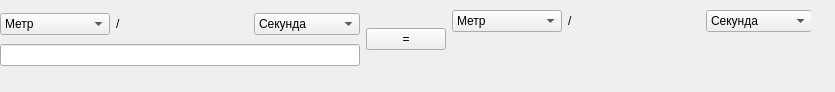
<?xml version="1.0" encoding="UTF-8"?>
<ui version="4.0">
 <class>Form</class>
 <widget class="QWidget" name="Form">
  <property name="geometry">
   <rect>
    <x>0</x>
    <y>0</y>
    <width>835</width>
    <height>92</height>
   </rect>
  </property>
  <property name="windowTitle">
   <string>Конвертор скоростей</string>
  </property>
  <widget class="QWidget" name="layoutWidget_2">
   <property name="geometry">
    <rect>
     <x>0</x>
     <y>10</y>
     <width>811</width>
     <height>59</height>
    </rect>
   </property>
   <layout class="QHBoxLayout" name="horizontalLayout_3">
    <item>
     <layout class="QVBoxLayout" name="verticalLayout">
      <item>
       <layout class="QHBoxLayout" name="horizontalLayout_2">
        <item>
         <widget class="QComboBox" name="input_step">
          <item>
           <property name="text">
            <string>Метр</string>
           </property>
          </item>
          <item>
           <property name="text">
            <string>Километр</string>
           </property>
          </item>
          <item>
           <property name="text">
            <string>Дециметр</string>
           </property>
          </item>
          <item>
           <property name="text">
            <string>Сантиметр</string>
           </property>
          </item>
          <item>
           <property name="text">
            <string>Миллиметр</string>
           </property>
          </item>
          <item>
           <property name="text">
            <string>Микрометр</string>
           </property>
          </item>
          <item>
           <property name="text">
            <string>Нанометр</string>
           </property>
          </item>
          <item>
           <property name="text">
            <string>Пикометр</string>
           </property>
          </item>
          <item>
           <property name="text">
            <string>Фемтометр</string>
           </property>
          </item>
          <item>
           <property name="text">
            <string>Лига</string>
           </property>
          </item>
          <item>
           <property name="text">
            <string>Миля</string>
           </property>
          </item>
          <item>
           <property name="text">
            <string>Ярд</string>
           </property>
          </item>
          <item>
           <property name="text">
            <string>Дюйм</string>
           </property>
          </item>
          <item>
           <property name="text">
            <string>Миля</string>
           </property>
          </item>
          <item>
           <property name="text">
            <string>Морская миля</string>
           </property>
          </item>
          <item>
           <property name="text">
            <string>r Земли</string>
           </property>
          </item>
          <item>
           <property name="text">
            <string>r Солнца</string>
           </property>
          </item>
          <item>
           <property name="text">
            <string>Свет. месяц</string>
           </property>
          </item>
          <item>
           <property name="text">
            <string>Свет. минута</string>
           </property>
          </item>
          <item>
           <property name="text">
            <string>А. е.</string>
           </property>
          </item>
          <item>
           <property name="text">
            <string>Свет. час</string>
           </property>
          </item>
          <item>
           <property name="text">
            <string>Свет. сутки</string>
           </property>
          </item>
          <item>
           <property name="text">
            <string>Свет. неделя</string>
           </property>
          </item>
          <item>
           <property name="text">
            <string>Свет. год</string>
           </property>
          </item>
          <item>
           <property name="text">
            <string>Парсек</string>
           </property>
          </item>
         </widget>
        </item>
        <item>
         <widget class="QLabel" name="label">
          <property name="minimumSize">
           <size>
            <width>223</width>
            <height>0</height>
           </size>
          </property>
          <property name="text">
           <string>/</string>
          </property>
         </widget>
        </item>
        <item>
         <widget class="QComboBox" name="input_step_2">
          <item>
           <property name="text">
            <string>Секунда</string>
           </property>
          </item>
          <item>
           <property name="text">
            <string>Минута</string>
           </property>
          </item>
          <item>
           <property name="text">
            <string>Час</string>
           </property>
          </item>
          <item>
           <property name="text">
            <string>Сутки</string>
           </property>
          </item>
          <item>
           <property name="text">
            <string>Неделя</string>
           </property>
          </item>
          <item>
           <property name="text">
            <string>Месяц</string>
           </property>
          </item>
          <item>
           <property name="text">
            <string>Год</string>
           </property>
          </item>
          <item>
           <property name="text">
            <string>Милисекунда</string>
           </property>
          </item>
          <item>
           <property name="text">
            <string>Миг</string>
           </property>
          </item>
          <item>
           <property name="text">
            <string>Тик</string>
           </property>
          </item>
          <item>
           <property name="text">
            <string>Фортнайт</string>
           </property>
          </item>
          <item>
           <property name="text">
            <string>Академ. час</string>
           </property>
          </item>
          <item>
           <property name="text">
            <string>Терция</string>
           </property>
          </item>
          <item>
           <property name="text">
            <string>Аттосекунда</string>
           </property>
          </item>
         </widget>
        </item>
       </layout>
      </item>
      <item>
       <layout class="QHBoxLayout" name="horizontalLayout">
        <item>
         <widget class="QLineEdit" name="input"/>
        </item>
       </layout>
      </item>
     </layout>
    </item>
    <item>
     <widget class="QPushButton" name="res">
      <property name="text">
       <string>=</string>
      </property>
     </widget>
    </item>
    <item>
     <layout class="QVBoxLayout" name="verticalLayout_2">
      <item>
       <layout class="QHBoxLayout" name="horizontalLayout_5">
        <item>
         <widget class="QComboBox" name="output_step">
          <item>
           <property name="text">
            <string>Метр</string>
           </property>
          </item>
          <item>
           <property name="text">
            <string>Километр</string>
           </property>
          </item>
          <item>
           <property name="text">
            <string>Дециметр</string>
           </property>
          </item>
          <item>
           <property name="text">
            <string>Сантиметр</string>
           </property>
          </item>
          <item>
           <property name="text">
            <string>Миллиметр</string>
           </property>
          </item>
          <item>
           <property name="text">
            <string>Микрометр</string>
           </property>
          </item>
          <item>
           <property name="text">
            <string>Нанометр</string>
           </property>
          </item>
          <item>
           <property name="text">
            <string>Пикометр</string>
           </property>
          </item>
          <item>
           <property name="text">
            <string>Фемтометр</string>
           </property>
          </item>
          <item>
           <property name="text">
            <string>Лига</string>
           </property>
          </item>
          <item>
           <property name="text">
            <string>Миля</string>
           </property>
          </item>
          <item>
           <property name="text">
            <string>Морская миля</string>
           </property>
          </item>
          <item>
           <property name="text">
            <string>Ярд</string>
           </property>
          </item>
          <item>
           <property name="text">
            <string>Дюйм</string>
           </property>
          </item>
          <item>
           <property name="text">
            <string>Миля</string>
           </property>
          </item>
          <item>
           <property name="text">
            <string> r Земли</string>
           </property>
          </item>
          <item>
           <property name="text">
            <string>r Солнца</string>
           </property>
          </item>
          <item>
           <property name="text">
            <string>Свет. месяц</string>
           </property>
          </item>
          <item>
           <property name="text">
            <string>Свет. минута</string>
           </property>
          </item>
          <item>
           <property name="text">
            <string>А. е.</string>
           </property>
          </item>
          <item>
           <property name="text">
            <string>Свет. час</string>
           </property>
          </item>
          <item>
           <property name="text">
            <string>Свет. сутки</string>
           </property>
          </item>
          <item>
           <property name="text">
            <string>Свет. неделя</string>
           </property>
          </item>
          <item>
           <property name="text">
            <string>Свет. год</string>
           </property>
          </item>
          <item>
           <property name="text">
            <string>Парсек</string>
           </property>
          </item>
         </widget>
        </item>
        <item>
         <widget class="QLabel" name="label_2">
          <property name="minimumSize">
           <size>
            <width>223</width>
            <height>0</height>
           </size>
          </property>
          <property name="text">
           <string>/</string>
          </property>
         </widget>
        </item>
        <item>
         <widget class="QComboBox" name="output_step_2">
          <item>
           <property name="text">
            <string>Секунда</string>
           </property>
          </item>
          <item>
           <property name="text">
            <string>Минута</string>
           </property>
          </item>
          <item>
           <property name="text">
            <string>Час</string>
           </property>
          </item>
          <item>
           <property name="text">
            <string>Сутки</string>
           </property>
          </item>
          <item>
           <property name="text">
            <string>Неделя</string>
           </property>
          </item>
          <item>
           <property name="text">
            <string>Месяц</string>
           </property>
          </item>
          <item>
           <property name="text">
            <string>Год</string>
           </property>
          </item>
          <item>
           <property name="text">
            <string>Милисекунда</string>
           </property>
          </item>
          <item>
           <property name="text">
            <string>Миг</string>
           </property>
          </item>
          <item>
           <property name="text">
            <string>Тик</string>
           </property>
          </item>
          <item>
           <property name="text">
            <string>Фортнайт</string>
           </property>
          </item>
          <item>
           <property name="text">
            <string>Академ. час</string>
           </property>
          </item>
          <item>
           <property name="text">
            <string>Терция</string>
           </property>
          </item>
          <item>
           <property name="text">
            <string>Аттосекунда</string>
           </property>
          </item>
         </widget>
        </item>
       </layout>
      </item>
      <item>
       <widget class="QLabel" name="output">
        <property name="text">
         <string/>
        </property>
       </widget>
      </item>
     </layout>
    </item>
   </layout>
  </widget>
 </widget>
 <resources/>
 <connections/>
</ui>
